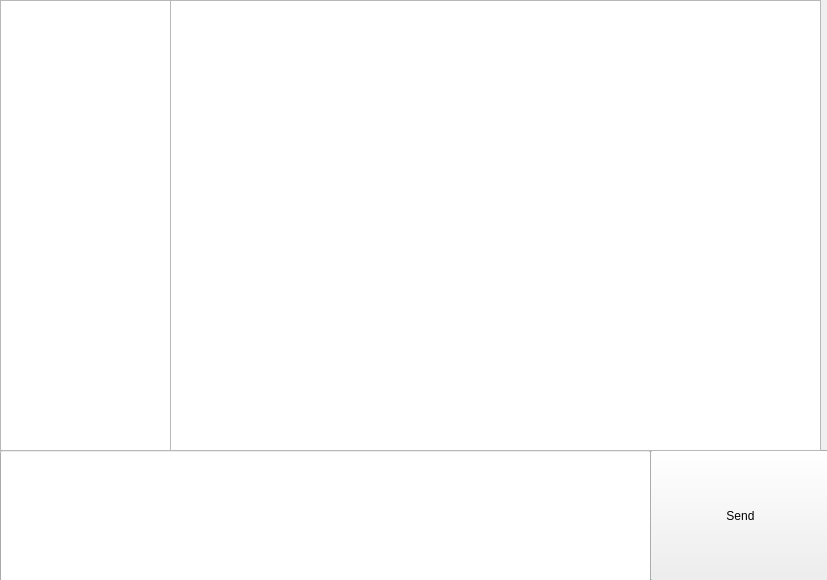
<?xml version="1.0" encoding="UTF-8"?>
<ui version="4.0">
 <class>Chat_demo</class>
 <widget class="QDialog" name="Chat_demo">
  <property name="geometry">
   <rect>
    <x>0</x>
    <y>0</y>
    <width>827</width>
    <height>580</height>
   </rect>
  </property>
  <property name="windowTitle">
   <string>Chat</string>
  </property>
  <widget class="QLineEdit" name="Input_field">
   <property name="geometry">
    <rect>
     <x>0</x>
     <y>450</y>
     <width>651</width>
     <height>141</height>
    </rect>
   </property>
  </widget>
  <widget class="QPushButton" name="More">
   <property name="geometry">
    <rect>
     <x>650</x>
     <y>450</y>
     <width>161</width>
     <height>131</height>
    </rect>
   </property>
   <property name="text">
    <string>More</string>
   </property>
  </widget>
  <widget class="QPushButton" name="Send">
   <property name="geometry">
    <rect>
     <x>650</x>
     <y>450</y>
     <width>181</width>
     <height>131</height>
    </rect>
   </property>
   <property name="text">
    <string>Send</string>
   </property>
  </widget>
  <widget class="QTextEdit" name="textEdit">
   <property name="geometry">
    <rect>
     <x>170</x>
     <y>0</y>
     <width>651</width>
     <height>451</height>
    </rect>
   </property>
  </widget>
  <widget class="QListView" name="listView">
   <property name="geometry">
    <rect>
     <x>0</x>
     <y>0</y>
     <width>171</width>
     <height>451</height>
    </rect>
   </property>
  </widget>
 </widget>
 <resources/>
 <connections/>
</ui>
